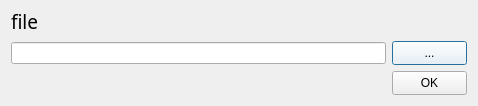
<?xml version="1.0" encoding="UTF-8"?>
<ui version="4.0">
 <class>Dialog</class>
 <widget class="QDialog" name="Dialog">
  <property name="geometry">
   <rect>
    <x>0</x>
    <y>0</y>
    <width>478</width>
    <height>106</height>
   </rect>
  </property>
  <property name="minimumSize">
   <size>
    <width>366</width>
    <height>106</height>
   </size>
  </property>
  <property name="maximumSize">
   <size>
    <width>16777215</width>
    <height>106</height>
   </size>
  </property>
  <property name="palette">
   <palette>
    <active/>
    <inactive/>
    <disabled/>
   </palette>
  </property>
  <property name="font">
   <font>
    <stylestrategy>PreferDefault</stylestrategy>
   </font>
  </property>
  <property name="acceptDrops">
   <bool>false</bool>
  </property>
  <property name="windowTitle">
   <string>Settings</string>
  </property>
  <property name="layoutDirection">
   <enum>Qt::LeftToRight</enum>
  </property>
  <layout class="QVBoxLayout" name="verticalLayout">
   <item>
    <layout class="QHBoxLayout" name="horizontalLayout_2">
     <item>
      <widget class="QLabel" name="label">
       <property name="font">
        <font>
         <family>SWSimp</family>
         <pointsize>14</pointsize>
         <italic>false</italic>
         <bold>false</bold>
         <underline>false</underline>
         <strikeout>false</strikeout>
         <stylestrategy>PreferDefault</stylestrategy>
         <kerning>true</kerning>
        </font>
       </property>
       <property name="text">
        <string>file</string>
       </property>
       <property name="alignment">
        <set>Qt::AlignBottom|Qt::AlignLeading|Qt::AlignLeft</set>
       </property>
      </widget>
     </item>
     <item>
      <spacer name="horizontalSpacer">
       <property name="orientation">
        <enum>Qt::Horizontal</enum>
       </property>
       <property name="sizeHint" stdset="0">
        <size>
         <width>40</width>
         <height>20</height>
        </size>
       </property>
      </spacer>
     </item>
    </layout>
   </item>
   <item>
    <layout class="QHBoxLayout" name="horizontalLayout">
     <item>
      <widget class="QLineEdit" name="filepath_line"/>
     </item>
     <item>
      <widget class="QPushButton" name="searchfile_button">
       <property name="minimumSize">
        <size>
         <width>75</width>
         <height>24</height>
        </size>
       </property>
       <property name="maximumSize">
        <size>
         <width>75</width>
         <height>24</height>
        </size>
       </property>
       <property name="palette">
        <palette>
         <active>
          <colorrole role="Button">
           <brush brushstyle="SolidPattern">
            <color alpha="255">
             <red>255</red>
             <green>255</green>
             <blue>255</blue>
            </color>
           </brush>
          </colorrole>
          <colorrole role="Mid">
           <brush brushstyle="SolidPattern">
            <color alpha="255">
             <red>74</red>
             <green>74</green>
             <blue>74</blue>
            </color>
           </brush>
          </colorrole>
         </active>
         <inactive>
          <colorrole role="Button">
           <brush brushstyle="SolidPattern">
            <color alpha="255">
             <red>255</red>
             <green>255</green>
             <blue>255</blue>
            </color>
           </brush>
          </colorrole>
          <colorrole role="Mid">
           <brush brushstyle="SolidPattern">
            <color alpha="255">
             <red>74</red>
             <green>74</green>
             <blue>74</blue>
            </color>
           </brush>
          </colorrole>
         </inactive>
         <disabled>
          <colorrole role="Button">
           <brush brushstyle="SolidPattern">
            <color alpha="255">
             <red>255</red>
             <green>255</green>
             <blue>255</blue>
            </color>
           </brush>
          </colorrole>
          <colorrole role="Mid">
           <brush brushstyle="SolidPattern">
            <color alpha="255">
             <red>74</red>
             <green>74</green>
             <blue>74</blue>
            </color>
           </brush>
          </colorrole>
         </disabled>
        </palette>
       </property>
       <property name="text">
        <string>...</string>
       </property>
      </widget>
     </item>
    </layout>
   </item>
   <item>
    <layout class="QHBoxLayout" name="horizontalLayout_3">
     <item>
      <spacer name="horizontalSpacer_2">
       <property name="orientation">
        <enum>Qt::Horizontal</enum>
       </property>
       <property name="sizeHint" stdset="0">
        <size>
         <width>40</width>
         <height>20</height>
        </size>
       </property>
      </spacer>
     </item>
     <item>
      <widget class="QPushButton" name="ok_button">
       <property name="minimumSize">
        <size>
         <width>75</width>
         <height>24</height>
        </size>
       </property>
       <property name="maximumSize">
        <size>
         <width>75</width>
         <height>24</height>
        </size>
       </property>
       <property name="text">
        <string>OK</string>
       </property>
      </widget>
     </item>
    </layout>
   </item>
  </layout>
 </widget>
 <resources/>
 <connections/>
</ui>
